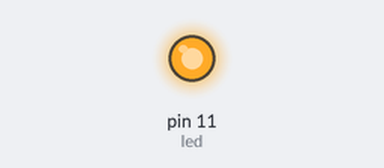
Recording of a program running on a simulated Raspberry Pi (header pin numbers). On the bench: output pins drawn as LEDs (lit = HIGH). At 0.0 s the program stops and its outputs stay as they are.

Above: at 0.1 s.
Timing chart, 0 to 1.5 s (numbered marks = the images above):
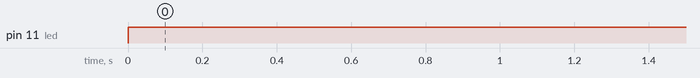

Measured:
- by itself, pin 11 (led): LOW → HIGH at 0.00 s

The program:

1-turn-on-LED.py
```python
#This imports the necessary libraries to access the pins on the Pi
import RPi.GPIO as GPIO

#This tells Python and the Pi that we're using the physical pin numbering scheme
GPIO.setmode(GPIO.BOARD)

#Alternatively, you can use the GPIO numbering scheme by using the line below
# GPIO.setmode(GPIO.BCM)

led =11
#According to the physical pin numbering scheme, we want pin 11 to be the output. If using the GPIO
#numbering scheme, you would use “17” to reference the same pin

#configure pin 11 as an output
GPIO.setup(led,GPIO.OUT)

#This sends a high output to pin 11 and turns the LED on
GPIO.output(led,True)
```
